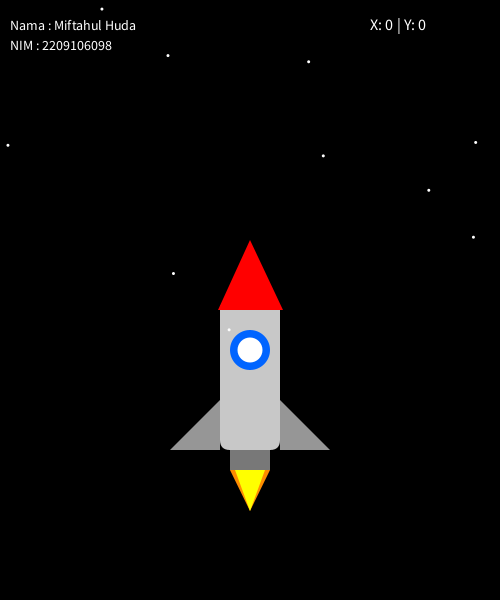
Frame 1 (no input)
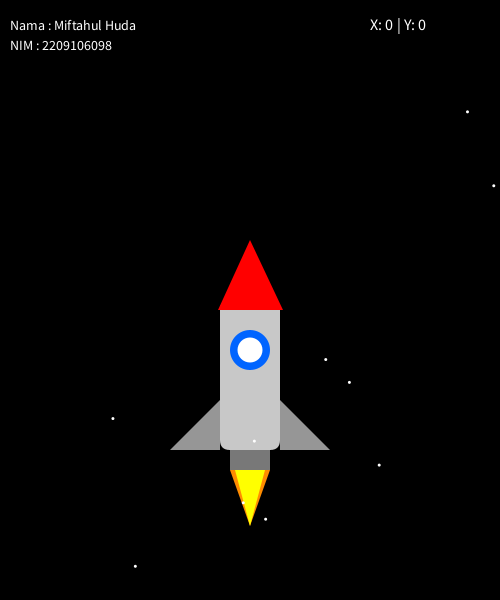
Frame 60 (the mouse pressed at the canvas centre just before this capture)
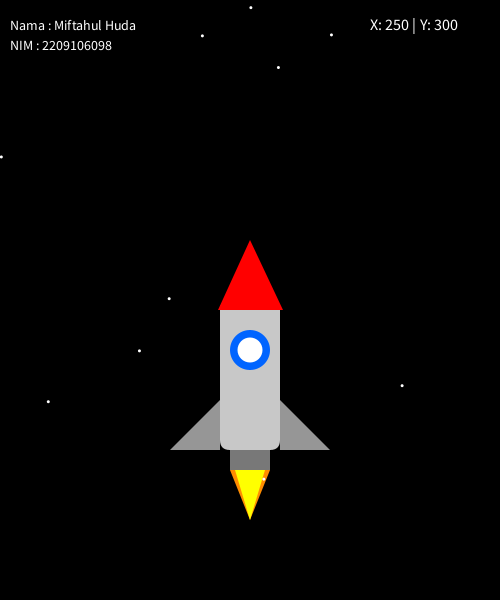
Frame 120 (the mouse held since frame 60 and released just before this capture)

The Processing sketch that drew these frames (run headless with seeded random() and noise(); from frame 60 on, the mouse is pressed at the canvas centre):

// Processing sketch: sketch_241002a
// ── sketch_241002a.pde
// Deklarasi variabel global
float flamesize = 40;      // Ukuran api awal
boolean grow = true;       // Kontrol pembesaran api
float rocketX = 250;       // Posisi horizontal roket

void setup() {
  size(500, 600);          // Ukuran window preview
  background(0);           // Warna background saat program dijalankan pertama kali
  noStroke();              // Menghapus stroke pada objek
}

void draw() {
  background(0);           // Menghapus jejak gambar sebelumnya
  
  // Menampilkan posisi kursor (X dan Y)
  fill(255);               // Warna teks putih
  textSize(16);            // Ukuran teks
  text("X: " + mouseX + " | Y: " + mouseY, 370, 30);

  // Menampilkan Nama dan NIM
  textSize(14);
  text("Nama : Miftahul Huda", 10, 30);
  text("NIM : 2209106098", 10, 50);
  
  // Menggambar badan roket
  fill(200);
  rect(rocketX - 30, 300, 60, 150, 10); // Badan roket dengan posisi tetap (rocketX)

  // Menggambar bagian atas roket
  fill(255, 0, 0);
  triangle(rocketX, 240, rocketX - 32, 310, rocketX + 33, 310);

  // Menggambar jendela roket
  fill(0, 100, 255);
  ellipse(rocketX, 350, 40, 40);        // Jendela utama
  fill(255);
  ellipse(rocketX, 350, 25, 25);        // Jendela bagian dalam

  // Menggambar sirip kiri dan kanan roket
  fill(150);
  triangle(rocketX - 30, 450, rocketX - 30, 400, rocketX - 80, 450); // Sirip kiri
  triangle(rocketX + 30, 450, rocketX + 30, 400, rocketX + 80, 450); // Sirip kanan

  // Penghubung badan roket dan api
  fill(120);
  rect(rocketX - 20, 450, 40, 20);

  // Mengatur ukuran api menggunakan percabangan
  if (grow) {
    flamesize += 1;
    if (flamesize > 60) {
      grow = false; // Ubah arah jika api mencapai ukuran maksimal
    }
  } else {
    flamesize -= 1;
    if (flamesize < 40) {
      grow = true;  // Ubah arah jika api mencapai ukuran minimal
    }
  }
  
  // Menggambar api roket
  fill(255, 140, 0);
  triangle(rocketX - 20, 470, rocketX + 20, 470, rocketX, 470 + flamesize); // Api utama
  fill(255, 255, 0);
  triangle(rocketX - 15, 470, rocketX + 15, 470, rocketX, 470 + flamesize); // Bayangan api

  // Menggambar bintang secara acak di langit
  for (int i = 0; i < 10; i++) {
    fill(255);
    ellipse(random(width), random(height), 3, 3); // Gambar bintang acak di seluruh layar
  }
}
